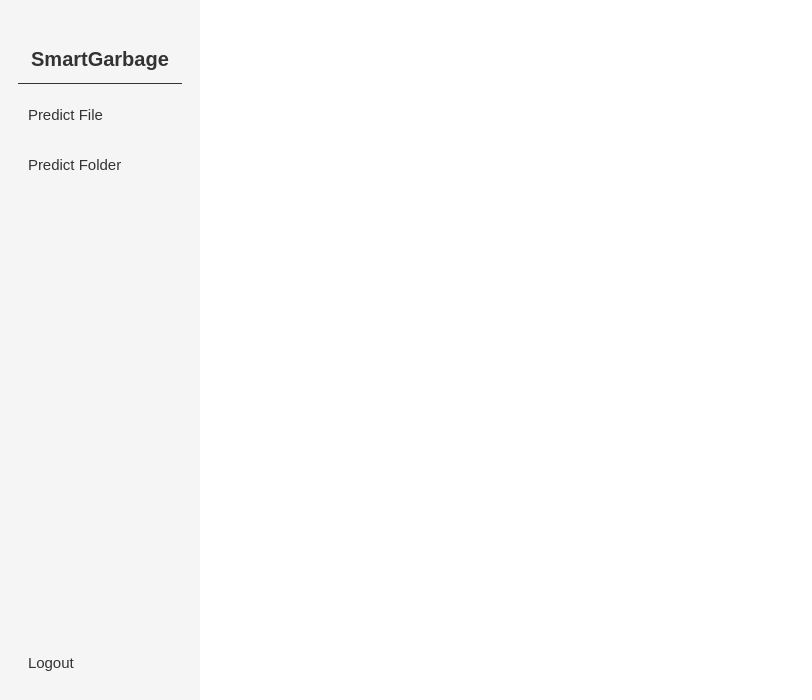
<?xml version="1.0" encoding="UTF-8"?>
<ui version="4.0">
 <class>MainWindow</class>
 <widget class="QMainWindow" name="MainWindow">
  <property name="geometry">
   <rect>
    <x>0</x>
    <y>0</y>
    <width>812</width>
    <height>700</height>
   </rect>
  </property>
  <property name="windowTitle">
   <string>MainWindow</string>
  </property>
  <property name="styleSheet">
   <string notr="true">#centralwidget , #stackedWidget{	
	background-color: #fff
} 

#listWidget, #widget {
	background-color: #f5f5f5
}

#title_frame {
	border-bottom: 1px solid #333;
	background-color: #f5f5f5
}

#lbl_title {
	font-weight: bold;
	color: #333;
	margin: 0 0 4px;
	background-color: #f5f5f5;
	font-size: 20px;
}

QPushButton {
	background-color: #f5f5f5; 
    color: #333; 
    font-size: 15px; 
    margin-top: 6px;
    padding: 10px;
    border: none;
    border-radius: 5px;
    text-align: left;
}

QPushButton:hover {
    background-color: #d6d6d6; 
	margin-left: 8px;
}</string>
  </property>
  <widget class="QWidget" name="centralwidget">
   <layout class="QGridLayout" name="gridLayout">
    <property name="leftMargin">
     <number>0</number>
    </property>
    <property name="topMargin">
     <number>0</number>
    </property>
    <property name="rightMargin">
     <number>0</number>
    </property>
    <property name="bottomMargin">
     <number>0</number>
    </property>
    <property name="spacing">
     <number>0</number>
    </property>
    <item row="0" column="0">
     <widget class="QWidget" name="widget" native="true">
      <property name="minimumSize">
       <size>
        <width>200</width>
        <height>0</height>
       </size>
      </property>
      <layout class="QVBoxLayout" name="verticalLayout">
       <item>
        <widget class="QWidget" name="widget_2" native="true">
         <layout class="QVBoxLayout" name="verticalLayout_2">
          <item>
           <widget class="QLabel" name="lbl_logo">
            <property name="text">
             <string/>
            </property>
           </widget>
          </item>
          <item>
           <widget class="QWidget" name="title_frame" native="true">
            <layout class="QHBoxLayout" name="horizontalLayout">
             <item>
              <widget class="QLabel" name="lbl_title">
               <property name="text">
                <string>SmartGarbage</string>
               </property>
               <property name="alignment">
                <set>Qt::AlignCenter</set>
               </property>
              </widget>
             </item>
            </layout>
           </widget>
          </item>
          <item>
           <widget class="QPushButton" name="btn_predict_file">
            <property name="text">
             <string>Predict File</string>
            </property>
           </widget>
          </item>
          <item>
           <widget class="QPushButton" name="btn_predict_folder">
            <property name="text">
             <string>Predict Folder</string>
            </property>
           </widget>
          </item>
          <item>
           <spacer name="verticalSpacer">
            <property name="orientation">
             <enum>Qt::Vertical</enum>
            </property>
            <property name="sizeHint" stdset="0">
             <size>
              <width>20</width>
              <height>40</height>
             </size>
            </property>
           </spacer>
          </item>
          <item>
           <widget class="QPushButton" name="btn_logout">
            <property name="text">
             <string>Logout</string>
            </property>
           </widget>
          </item>
         </layout>
        </widget>
       </item>
      </layout>
     </widget>
    </item>
    <item row="0" column="1">
     <widget class="QStackedWidget" name="stackedWidget">
      <widget class="QWidget" name="page"/>
      <widget class="QWidget" name="page_2"/>
     </widget>
    </item>
   </layout>
  </widget>
 </widget>
 <resources/>
 <connections/>
</ui>
